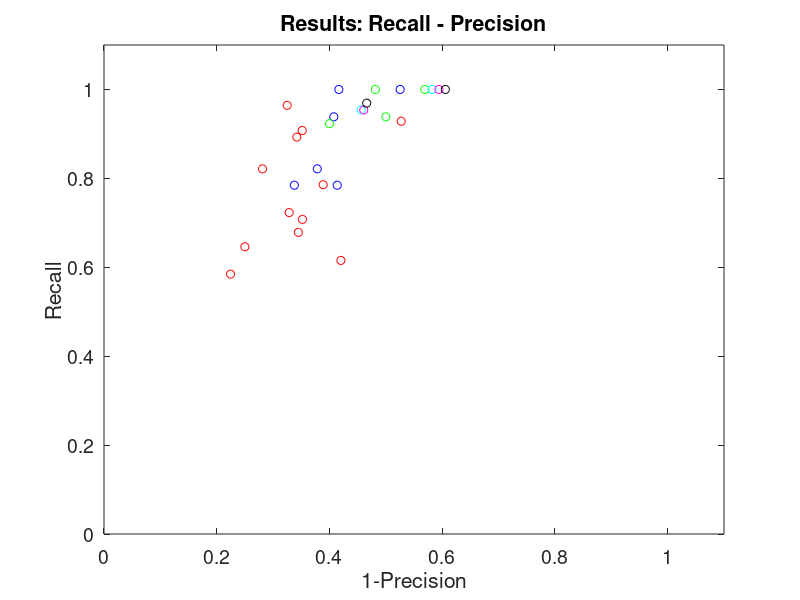

MATLAB code to generate this figure:
clear all;
close all;

TP = [47 38 40 46 59 42 26 22 23 19 25 27];
FP = [23 11 29 25 32 14 29 14 9 10 13 13];
FN = [18 27 25 19 6 23 2 6 5 9 3 1];

TP_2 = [51 51 61 28 23 28];
FP_2 = [26 36 42 31 14 20];
FN_2 = [14 14 4 0 5 0];

TP_3 = [60 61 28 28];
FP_3 = [40 61 37 26];
FN_3 = [5 4 0 0];

TP_4 = [62 28];
FP_4 = [52 39];
FN_4 = [3 0];

TP_5 = [62 28];
FP_5 = [53 41];
FN_5 = [3 0];

TP_6 = [63 28];
FP_6 = [55 43];
FN_6 = [2 0];

RECALL = TP./(TP+FN);
PRECISION = TP./(TP+FP);

RECALL_2 = TP_2./(TP_2+FN_2);
PRECISION_2 = TP_2./(TP_2+FP_2);

RECALL_3 = TP_3./(TP_3+FN_3);
PRECISION_3 = TP_3./(TP_3+FP_3);

RECALL_4 = TP_4./(TP_4+FN_4);
PRECISION_4 = TP_4./(TP_4+FP_4);

RECALL_5 = TP_5./(TP_5+FN_5);
PRECISION_5 = TP_5./(TP_5+FP_5);

RECALL_6 = TP_6./(TP_6+FN_6);
PRECISION_6 = TP_6./(TP_6+FP_6);

figure();
plot(1-PRECISION,RECALL,'or',1-PRECISION_2,RECALL_2,'ob',1-PRECISION_3,RECALL_3,'og',1-PRECISION_4,RECALL_4,'oc',1-PRECISION_5,RECALL_5,'om',1-PRECISION_6,RECALL_6,'ok');
% 1 = r?d, 2 = bl?, 3 = gr?n, 4 = cyan, 5 = magenta, 6 = sort
axis([0 1.1 0 1.1]);
set(gca,'fontsize',14);
xlabel('1-Precision');
ylabel('Recall');
title('Results: Recall - Precision');